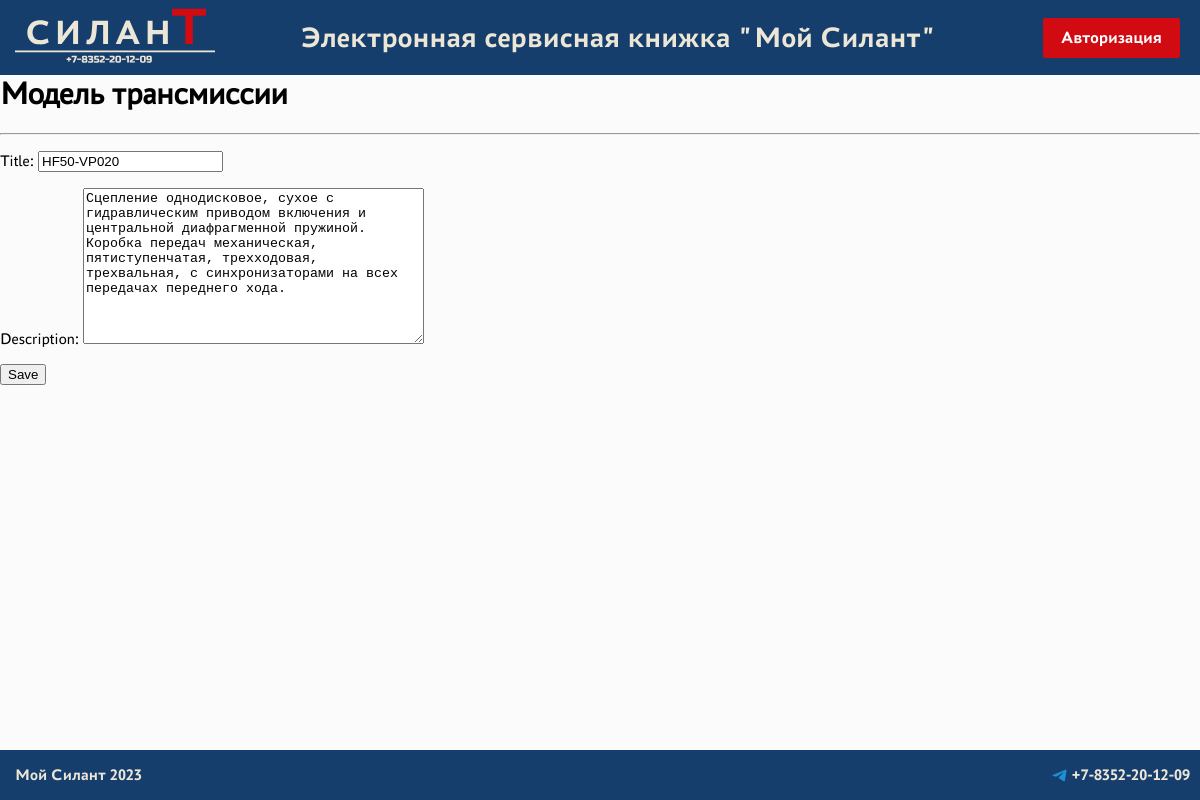
Page /cars/transmission_model/2/update/ (signed in) on the committed database.
### info/models.py (models this page shows)
class TransmissionModel(models.Model):
    title = models.CharField(max_length = 64)   #название
    description = models.TextField()            #описание

### info/views.py (the view)
# urls.py: path('cars/transmission_model/<int:pk>/update/', TransmissionModelUpdate.as_view(), name = 'transmission_model_update'),
class TransmissionModelUpdate(LoginRequiredMixin, PermissionRequiredMixin, UpdateView):
   form_class = TransmissionModelsForm
   model = TransmissionModel
   template_name = 'info/transmission_model_edit.html'
   permission_required = 'info.change_transmissionmodel'

### info/forms.py
class TransmissionModelsForm(forms.ModelForm):
    class Meta:
        model = TransmissionModel
        fields = [
            'title',
            'description',
        ]

### templates/info/transmission_model_edit.html (shortened to what this page needs)
{% extends 'flatpages/default.html' %}
{% block content %}
<h1>Модель трансмиссии</h1>
<hr>
<form action="" method="post">
    {{ form.as_p }}
    <input type="submit" value="Save" />
</form>
{% endblock content %}

### static/css/default.css (style rules this page uses)
body { font-family: 'Astra Sans Regular', Arial, Helvetica, sans-serif; margin: 0; margin-top: 75px; margin-bottom: 50px; background-color: rgb(251, 251, 251); }

### rows in the picture
TransmissionModel: title "HF50-VP020", description "Сцепление однодисковое, сухое с гидравлическим приводом включения и центральной диафрагменной пружиной. Коробка передач механическая, пятиступенчатая, трехходовая, трехвальная, с синхронизаторами на всех передачах переднего хода."
